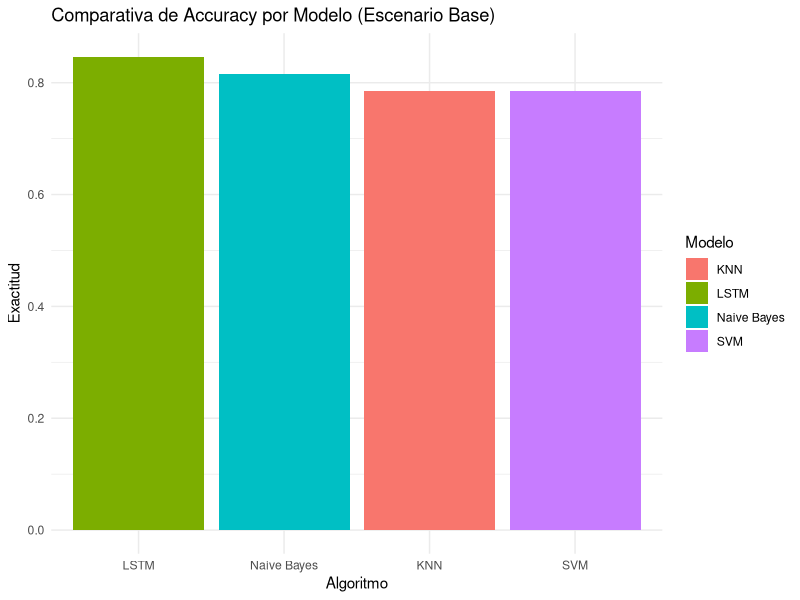

R code for this plot:
## ---- chunk 1
knitr::opts_chunk$set(echo = TRUE)
library(ggplot2)
library(dplyr)
## ---- chunk 2
# Simulación de los resultados de la comparativa para el informe visual
resultados <- data.frame(
  Modelo = c("LSTM", "Naive Bayes", "SVM", "KNN"),
  Accuracy = c(0.8462, 0.8154, 0.7846, 0.7846),
  Tecnica = "Sin Word2Vec"
)

ggplot(resultados, aes(x=reorder(Modelo, -Accuracy), y=Accuracy, fill=Modelo)) +
  geom_bar(stat="identity") +
  theme_minimal() +
  labs(title="Comparativa de Accuracy por Modelo (Escenario Base)", x="Algoritmo", y="Exactitud")
